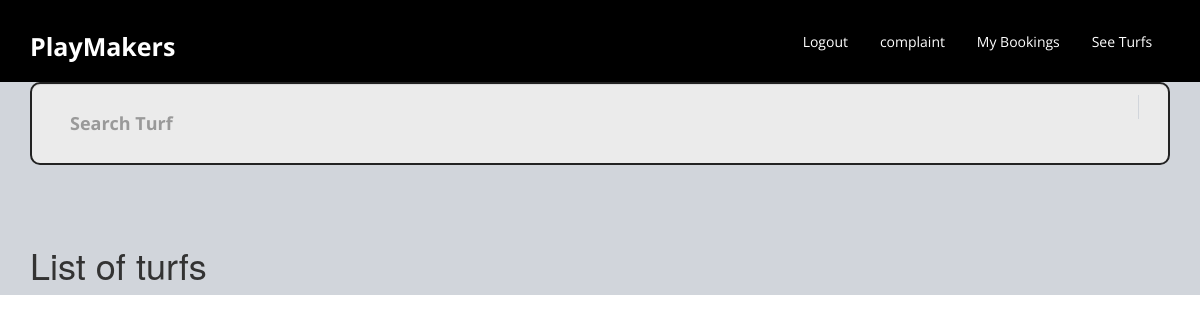
/turf-list/ (signed in), run on an earlier commit of the app's database.
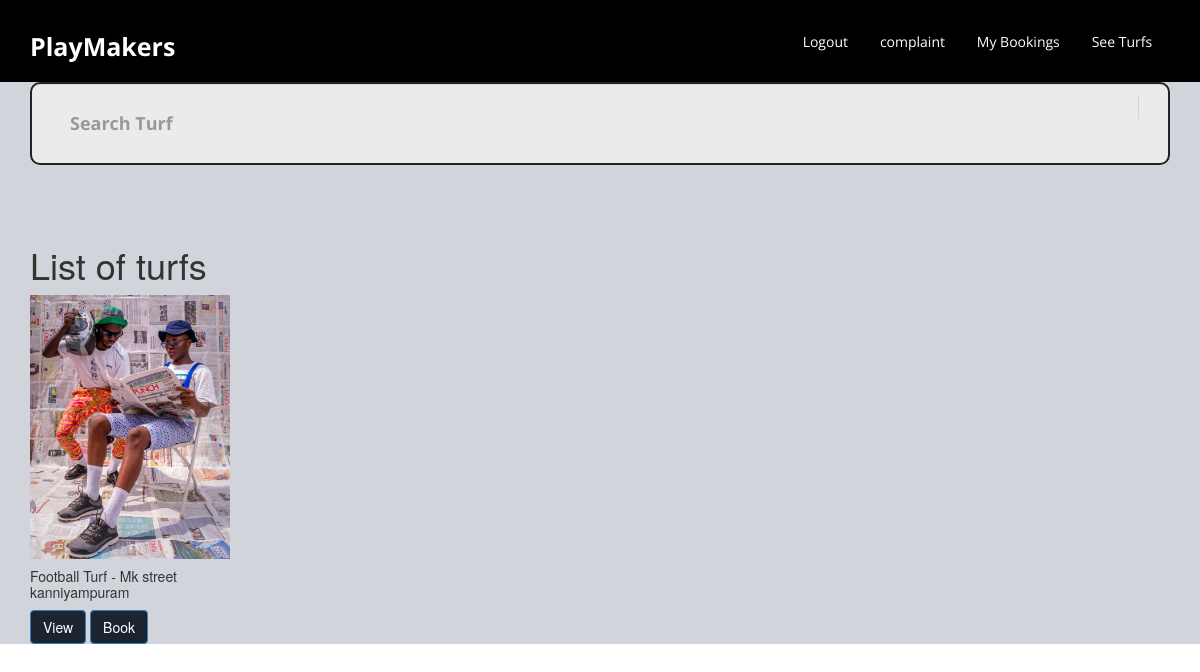
And on a later commit of the database.
### turfapp/models.py (models this page shows)
class Turf(models.Model):
    owner = models.ForeignKey('auth.User', on_delete = models.CASCADE)
    images = models.ManyToManyField('TurfImages')
    rent_per_hour = models.PositiveIntegerField()
    name = models.CharField(max_length = 150)
    address = models.TextField()
    longitude = models.DecimalField(max_digits = 9, decimal_places = 6)
    latitude = models.DecimalField(max_digits = 9, decimal_places = 6)

class TurfImages(models.Model):
    image = models.ImageField(upload_to = 'turf_images/', null = True, blank = True)

### turfapp/views.py (the view, shortened to what this page needs)
# urls.py: path('turf-list/', views.TurfListView.as_view(), name = 'turf_list'),
class TurfListView(LoginRequiredMixin, ListView):
    model = models.Turf
    template_name = 'turf/turf_list.html'

### turfapp/templates/turf/turf_list.html (shortened to what this page needs)
{% extends 'base.html' %}
{% block content %}
<div class="container">
    <form action="" method="post">
        <div class="form">  <input type="text" name="name" class="form-control form-input"
                placeholder="Search Turf"> <span class="left-pan"><i class="fa fa-microphone"></i></span>
        </div>
    </form>
    <h1>List of turfs</h1>
    <div class="row">
        {% for obj in object_list %}
        <div class="col-md-3 col-sm-6">
            <div class="card" style="width: 18rem;">
                <img class="card-img-top" src="{{ obj.images.first.image.url }}" alt="turf image" width="200px">
                <div class="card-body">
                    <h5 class="card-title">{{ obj.name }} - {{obj.address}}</h5>
                    <a href="{% url 'turf_detail' pk=obj.id %}" class="btn btn-primary">View</a>
                    <a href="{% url 'booking' turf_id=obj.id %}" class="btn btn-primary">Book</a>
                </div>
            </div>
        </div>
        {% endfor %}
    </div>
</div>
{% endblock content %}

### turfapp/templates/base.html (shortened to what this page needs)
{% load static %}
<!DOCTYPE html>
<html>
<head>
    <link href="{% static 'css/style.css' %}" rel="stylesheet" type="text/css" media="all" />
    <link href="{% static 'css/bootstrap.css' %}" rel="stylesheet" type="text/css" media="all" />
    <link href="{% static 'css/animate.css' %}" rel="stylesheet" type="text/css" media="all" />
</head>
<body>
    <div id="home" class="heder">
        <div class="container">
            <div class="header-top">
                <div class="heder-logo">
                    <h1><a href="#">PlayMakers</a></h1>
                </div>
                <div class="top-nav">
                    <ul class="nav1">
							{% if user.is_authenticated %}
							<li><a class="scroll" href="{% url 'logout' %}">Logout</a></li>
							<li><a class="scroll" href="{% url 'details' %}">complaint</a></li>
							{% if  user.profile.is_owner %}
							<li><a class="scroll" href="{% url 'bookings' %}">Turf Bookings</a></li>
							<li><a class="scroll" href="{% url 'show' %}">Show complaints</a></li>
							<li><a class="scroll" href="{% url 'add_turf' %}">Add turf</a></li>
							{% else %}
							<li><a class="scroll" href="{% url 'my-bookings' %}">My Bookings</a></li>
							<li><a class="scroll" href="{% url 'turf_list' %}">See Turfs</a></li>
							{% endif %}
							{% endif %}
                    </ul>
                </div>
                <div class="clearfix"></div>
            </div>
        </div>
    </div>
    {% block content %}
    {% endblock content %}
</body>
</html>

### turfapp/static/css/style.css (style rules this page uses)
html,body { font-family: 'Open Sans', sans-serif; background:#FFF; }
.heder { background:#000; }
.container { width:85%; margin:0 auto; }
.heder-logo { float:left; }
.heder-logo h1 { margin: 21px 0; }
.heder-logo h1 a { font-size:25px; font-weight:700; font-family: 'Open Sans', sans-serif; color:#FFF; text-decoration: none; }
.top-nav { float: right; margin: 0.5em 0 0 0; }
.top-nav ul { margin: 1.7em 0 0 0; padding: 0; }
.top-nav ul li { display:inline-block; }
.top-nav ul li a { color: #FFF; font-size: 14px; font-family: 'Open Sans', sans-serif; padding: 0 1em; text-decoration: none; }
.container:after { content: "\0020"; display: block; height: 0; clear: both; visibility: hidden; }
.clearfix:before, .clearfix:after, .row:before, .row:after { content: '\0020'; display: block; overflow: hidden; visibility: hidden; width: 0; height: 0; }
.row:after, .clearfix:after { clear: both; }
.row, .clearfix { zoom: 1; }
form input[type="text"] { width: 100%; padding: 3.5% 0; margin-bottom: 7%; background:#EBEBEB; color: #222; font-family: 'Open Sans', sans-serif; font-size:18px; outline: none; font-weight:700; text-indent: 38px; border: solid 2px #222; position:relative; }
body { font-family: "Open Sans", -apple-system, BlinkMacSystemFont, "Segoe UI", Roboto, "Helvetica Neue", Arial, "Noto Sans", sans-serif, "Apple Color Emoji", "Segoe UI Emoji", "Segoe UI Symbol", "Noto Color Emoji"; background-color: #fff; position: relative; }
body:before { content: ""; position: absolute; top: 0; left: 0; right: 0; bottom: 0; background: rgba(0, 0, 0, 0.5); -webkit-transition: 0.3s all ease; -o-transition: 0.3s all ease; transition: 0.3s all ease; opacity: 0; visibility: hidden; z-index: 1; }
h1, h2, h3, h4, h5, h6, .h1, .h2, .h3, .h4, .h5, .h6 { font-family: "Open Sans", -apple-system, BlinkMacSystemFont, "Segoe UI", Roboto, "Helvetica Neue", Arial, "Noto Sans", sans-serif, "Apple Color Emoji", "Segoe UI Emoji", "Segoe UI Symbol", "Noto Color Emoji"; }
a { -webkit-transition: 0.3s all ease; -o-transition: 0.3s all ease; transition: 0.3s all ease; }
a, a:hover { text-decoration: none !important; }

### turfapp/templates/turf/turf_list.html (style rules this page uses)
body { background: #d1d5db }
.form { position: relative }
.form span { position: absolute; right: 17px; top: 13px; padding: 2px; border-left: 1px solid #d1d5db }
.left-pan { padding-left: 7px }
.left-pan i { padding-left: 10px }
.form-input { height: 55px; text-indent: 33px; border-radius: 10px }

What changed in the data, as far as the page shows it:
added Turf: images.first.image (picture), name "Football Turf", address "Mk street kanniyampuram"
